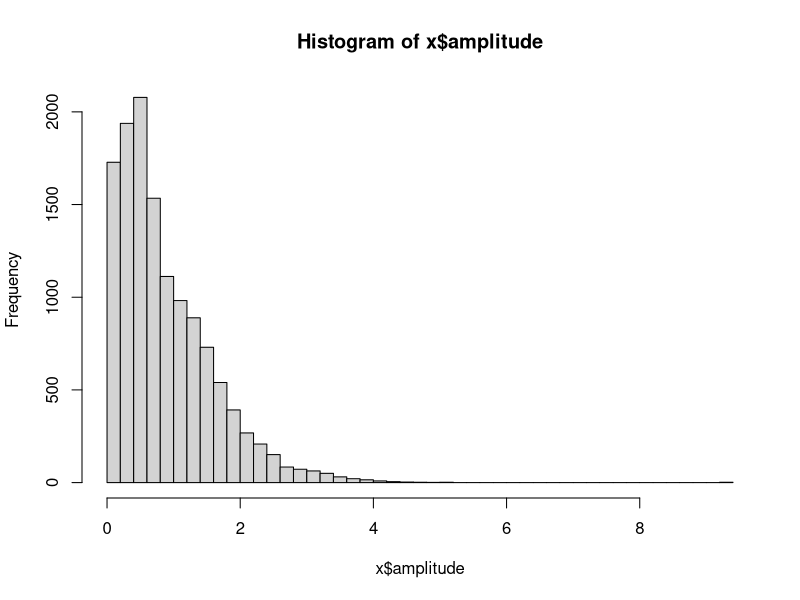
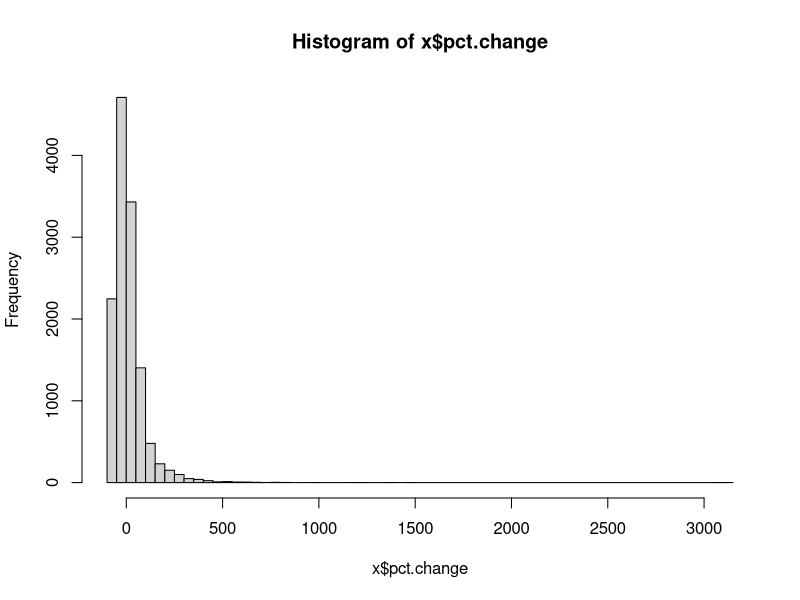
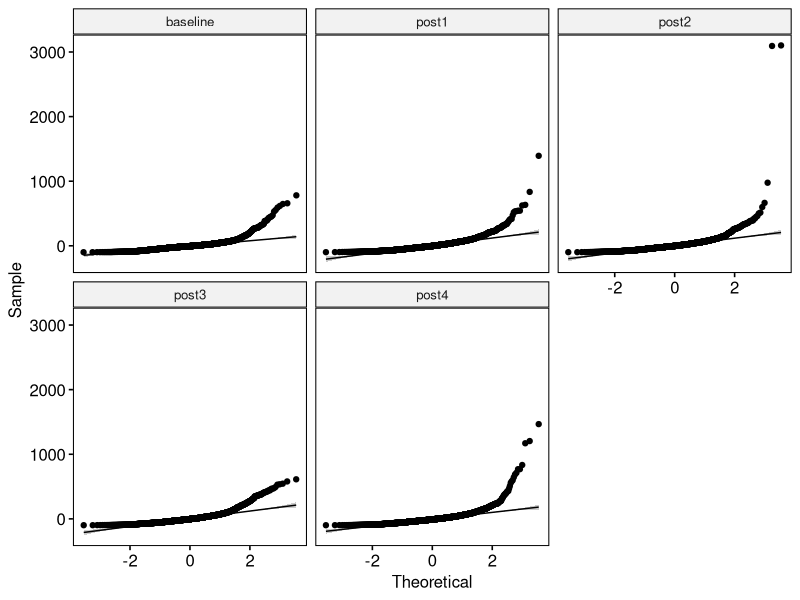

Source code (R) for these figures, in order: (Note: this script raises an error after producing the figures.)
## ---- chunk 1
knitr::opts_chunk$set(echo = TRUE)
## ---- chunk 2
##rm(list=ls())
set.seed(10302020)
library(mgcv)
library(lme4)
## ---- chunk 3
x<-read.table("mV.txt",header=TRUE,
              sep="\t",na.strings=c("",".","NA","N/A","NaN"),
              strip.white=TRUE,as.is=TRUE)
dim(x)
head(x)
## ---- chunk 4
x2<-read.table("pctChange.txt",header=TRUE,
               sep="\t",na.strings=c("",".","NA","N/A","NaN"),
               strip.white=TRUE,as.is=TRUE)
dim(x2)
head(x2)
## ---- chunk 5
table(unlist(x[,-1]==x2[,-1]))
## ---- chunk 6
x$pct.change<-x2$pct.change
rm(x2)
x$condBySubject<-paste0(x$subject,x$montage,x$paired.pulse,x$lesional)
x$replicate<-factor(x$replicate)
x$time<-factor(x$time,levels=c(1:5), labels=c("baseline","post1","post2","post3","post4"))
x$montage<-factor(x$montage,levels=c(1:3), labels=c("anodal","bihemi","cathodal"))
x$paired.pulse<-factor(x$paired.pulse,levels=c(1,2,3), labels=c("single","inhibitory","excitory"))
x$lesional<-factor(x$lesional,levels=c(1:2), labels=c("lesional","nonlesional"))
x$subjectID<-factor(x$subjectID)
head(x)
## ---- chunk 7
x
## ---- chunk 8
bl<-x[x$time=="baseline",]
## baseline mean amplitude by condtion:
bl.means<-tapply(bl$amplitude,bl$condBySubject,mean)
summary(bl.means)
length(bl.means)
length(unique(bl$condBySubject))
x<-merge(x,bl.means,by.x="condBySubject",by.y=0,all.x=TRUE)
colnames(x)[colnames(x)=="y"]<-"BLmeanAmp"
head(x)
## ---- chunk 9
summary(x$amplitude)
hist(x$amplitude,nclass=50)
## ---- chunk 10
summary(x$pct.change)
hist(x$pct.change,nclass=50)
## ---- chunk 11
table(x$replicate,useNA="always")
table(x$time,useNA="always")
table(x$montage,useNA="always")
table(x$paired.pulse,useNA="always")
table(x$lesional,useNA="always")
table(x$subjectID,useNA="always")
## ---- chunk 12
#mV = BLmV + Time*Montage + (Time|SubjectID)
lmm <- lmer(amplitude ~ BLmeanAmp + time*montage + (time|subjectID), data=x)
summary(lmm)

## ---- chunk 13
library(tidyverse)
library(ggpubr)
library(rstatix)
## ---- chunk 14
x_post1 <- x %>%
  filter(time %in% c("baseline","post1"), lesional == "lesional", paired.pulse == "single")
x_post1$amplitude <- scale(x_post1$amplitude)
x_post1 <- x_post1[complete.cases(x_post1), ]
x_post1$time <- factor(x_post1$time, levels=c("baseline","post1"))
#check if the data set is complete
#table(x_post1$time,x_post1$montage,x_post1$subjectID)
## ---- chunk 15
res.aov <- aov(amplitude ~ time*montage + Error(subjectID), data = x_post1)
get_anova_table(res.aov)
# comparisons for montage variable
x_post1 %>%
  pairwise_t_test(
    amplitude ~ montage, paired = TRUE, 
    p.adjust.method = "bonferroni"
    )
# comparisons for time variable
x_post1 %>%
  pairwise_t_test(
    amplitude ~ time, paired = TRUE, 
    p.adjust.method = "bonferroni"
    )
## ---- chunk 16
x %>%
  group_by(time) %>%
  identify_outliers(pct.change)
## ---- chunk 17
x %>%
  group_by(time) %>%
  shapiro_test(pct.change)
## ---- chunk 18
ggqqplot(x, "pct.change", facet.by = "time")
## ---- chunk 19
# PerCh = 1 + Montage + (1|SubjectID)
friedman.test(pct.change ~ 1 + montage + 1 | subjectID, data = x)

